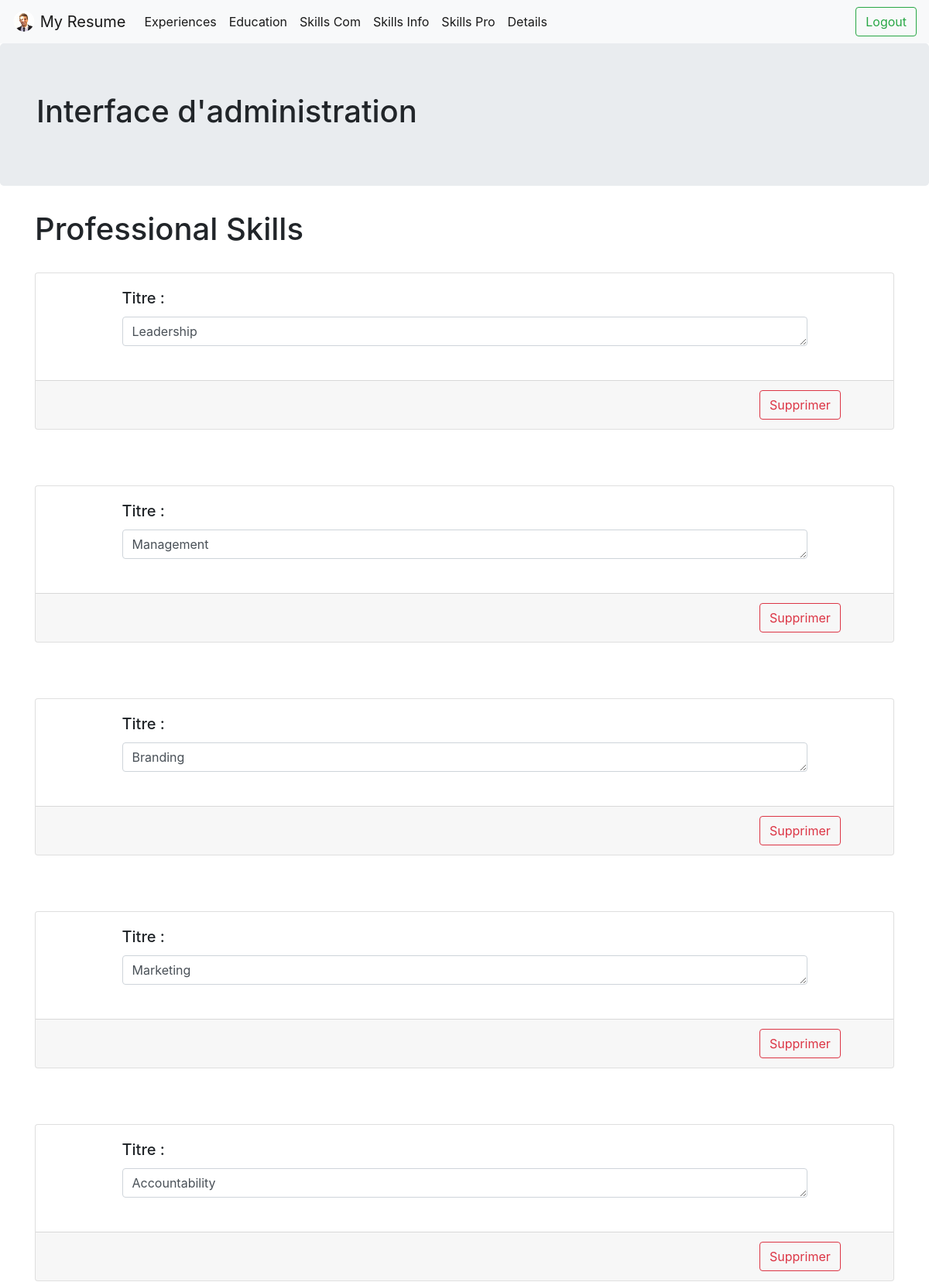
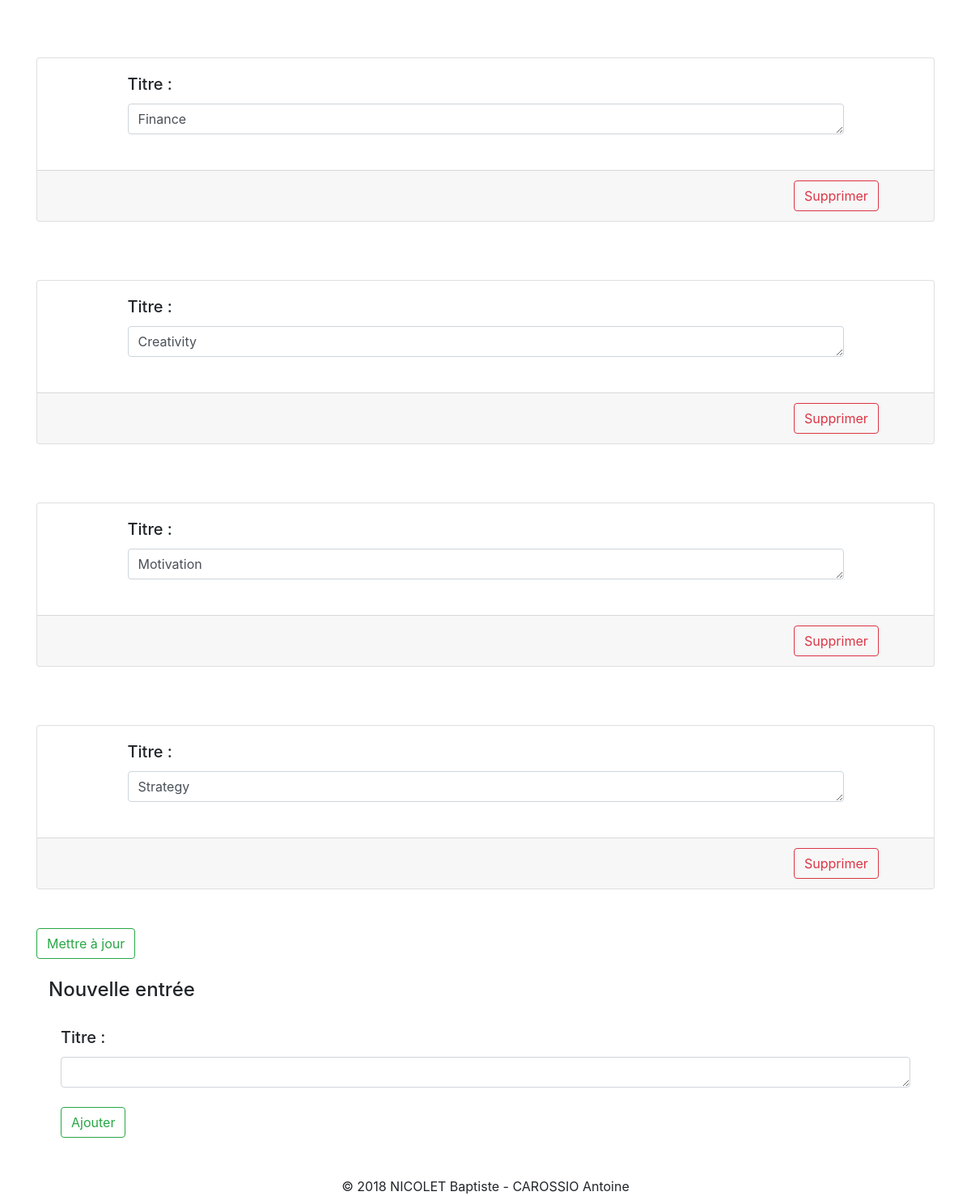
The app's page /admin/index.php?page=skills_pro (signed in) with its own data (2 pictures, top to bottom).
### tables this page shows
CREATE TABLE `skills_pro` (
  `id` smallint(5) UNSIGNED NOT NULL,
  `title` varchar(80) NOT NULL,
  `userid` varchar(30) NOT NULL
);

### www/admin/login.php (called while the page is built, shortened)
<?php
	function login(){
		require('../../private/db_connection.php');
		if(isset($_COOKIE['login']) and isset($_COOKIE['password'])){
			$query = "SELECT mdp FROM users WHERE login=?";
			$req=$cnx->prepare($query);
			$req->execute(array($_COOKIE['login']));
			$data = $req->fetch();
			if($data[0] == $_COOKIE['password']){
				return true;
			}else{
				return false;
			}
		}
		return false;
	}
?>

### www/admin/tables/skills_pro.php (the view)
<?php
$table_name="skills_pro";
echo "<h1>Professional Skills</h1>";
if(login()){
	$ask = $cnx->query("SELECT * FROM ".$table_name." WHERE userid='".$_COOKIE['login']."'");
	while($rep = $ask->fetch()){
		echo "
		<br/>
		<div class='card' id='card".$rep['id']."'>
			<div class='card-body'>
				<div class='row'>
					<div class='col-md-1'></div>
					<div class='col-md-10' id=".$rep['id'].">
						<h5 class='card-title'>Titre : </h5>
						<textarea rows = '1' cols = '50' class='form-control mr-sm-2'  name='title'>".strip_tags($rep['title'])."</textarea><br>
					</div>
					<div class='col-md-1'></div>
				</div>
			</div>
			<div class='card-footer'>
				<div class='row'>
					<div class='col-md-10'></div>
					<div class='col-md-2'>
				    	<button id='delete".$rep['id']."' name='".$table_name."' class='btn btn-outline-danger my-2 my-sm-0' > Supprimer </button>
				    </div>
			    </div>
			</div>
		</div>
		<br/><br/>
		";
	}
	echo "<button id='update' name='".$table_name."' class='btn btn-outline-success my-2 my-sm-0'>Mettre à jour </button> <br/>";
	echo "
		<div class='container'>
		<br/>
		<h4>Nouvelle entrée</h4>
		<br/>
		<div class='col-md-12' id='-1'>
				<h5 class='card-title'>Titre : </h5>
				<textarea rows = '1' cols = '50' class='form-control mr-sm-2' name='title'></textarea><br>
				<button class='btn btn-outline-success my-2 my-sm-0' id='add' name='".$table_name."'> Ajouter</button>
		</div>
		<br/><br/>
		</div>
		";
}else{
	header("Location: ../logout.php");
}

### records on screen
skills_pro: title "Leadership"
skills_pro: title "Management"
skills_pro: title "Branding"
skills_pro: title "Marketing"
skills_pro: title "Accountability"
skills_pro: title "Finance"
skills_pro: title "Creativity"
skills_pro: title "Motivation"
skills_pro: title "Strategy"
